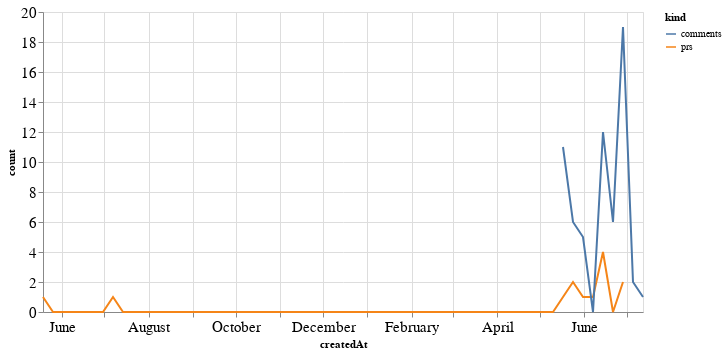

Notebook code for this chart:
### Code cell
alt.Chart(total_time, width=600).mark_line().encode(
    x='createdAt',
    y='count',
    color='kind'
)

### Figure 1 — Vega-Lite specification as saved in the notebook (floating-point values rounded to 4 significant figures)
{"config": {"axisLeft": {"labelFontSize": 15}, "axisBottom": {"labelFontSize": 15}}, "data": {"name": "data-2b85fc4856b331508b75a5cabd31c4f8"}, "mark": "line", "encoding": {"color": {"type": "nominal", "field": "kind"}, "x": {"type": "temporal", "field": "createdAt"}, "y": {"type": "quantitative", "field": "count"}}, "width": 600, "$schema": "https://vega.github.io/schema/vega-lite/v4.8.1.json", "datasets": {"data-2b85fc4856b331508b75a5cabd31c4f8": [{"createdAt": "2019-05-19T00:00:00", "kind": "prs", "count": 1.0}, {"createdAt": "2019-05-26T00:00:00", "kind": "prs", "count": 0.0}, {"createdAt": "2019-06-02T00:00:00", "kind": "prs", "count": 0.0}, {"createdAt": "2019-06-09T00:00:00", "kind": "prs", "count": 0.0}, {"createdAt": "2019-06-16T00:00:00", "kind": "prs", "count": 0.0}, {"createdAt": "2019-06-23T00:00:00", "kind": "prs", "count": 0.0}, {"createdAt": "2019-06-30T00:00:00", "kind": "prs", "count": 0.0}, {"createdAt": "2019-07-07T00:00:00", "kind": "prs", "count": 1.0}, {"createdAt": "2019-07-14T00:00:00", "kind": "prs", "count": 0.0}, {"createdAt": "2019-07-21T00:00:00", "kind": "prs", "count": 0.0}, {"createdAt": "2019-07-28T00:00:00", "kind": "prs", "count": 0.0}, {"createdAt": "2019-08-04T00:00:00", "kind": "prs", "count": 0.0}, {"createdAt": "2019-08-11T00:00:00", "kind": "prs", "count": 0.0}, {"createdAt": "2019-08-18T00:00:00", "kind": "prs", "count": 0.0}, {"createdAt": "2019-08-25T00:00:00", "kind": "prs", "count": 0.0}, {"createdAt": "2019-09-01T00:00:00", "kind": "prs", "count": 0.0}, {"createdAt": "2019-09-08T00:00:00", "kind": "prs", "count": 0.0}, {"createdAt": "2019-09-15T00:00:00", "kind": "prs", "count": 0.0}, {"createdAt": "2019-09-22T00:00:00", "kind": "prs", "count": 0.0}, {"createdAt": "2019-09-29T00:00:00", "kind": "prs", "count": 0.0}, {"createdAt": "2019-10-06T00:00:00", "kind": "prs", "count": 0.0}, {"createdAt": "2019-10-13T00:00:00", "kind": "prs", "count": 0.0}, {"createdAt": "2019-10-20T00:00:00", "kind": "prs", "count": 0.0}, {"createdAt": "2019-10-27T00:00:00", "kind": "prs", "count": 0.0}, {"createdAt": "2019-11-03T00:00:00", "kind": "prs", "count": 0.0}, {"createdAt": "2019-11-10T00:00:00", "kind": "prs", "count": 0.0}, {"createdAt": "2019-11-17T00:00:00", "kind": "prs", "count": 0.0}, {"createdAt": "2019-11-24T00:00:00", "kind": "prs", "count": 0.0}, {"createdAt": "2019-12-01T00:00:00", "kind": "prs", "count": 0.0}, {"createdAt": "2019-12-08T00:00:00", "kind": "prs", "count": 0.0}, {"createdAt": "2019-12-15T00:00:00", "kind": "prs", "count": 0.0}, {"createdAt": "2019-12-22T00:00:00", "kind": "prs", "count": 0.0}, {"createdAt": "2019-12-29T00:00:00", "kind": "prs", "count": 0.0}, {"createdAt": "2020-01-05T00:00:00", "kind": "prs", "count": 0.0}, {"createdAt": "2020-01-12T00:00:00", "kind": "prs", "count": 0.0}, {"createdAt": "2020-01-19T00:00:00", "kind": "prs", "count": 0.0}, {"createdAt": "2020-01-26T00:00:00", "kind": "prs", "count": 0.0}, {"createdAt": "2020-02-02T00:00:00", "kind": "prs", "count": 0.0}, {"createdAt": "2020-02-09T00:00:00", "kind": "prs", "count": 0.0}, {"createdAt": "2020-02-16T00:00:00", "kind": "prs", "count": 0.0}, {"createdAt": "2020-02-23T00:00:00", "kind": "prs", "count": 0.0}, {"createdAt": "2020-03-01T00:00:00", "kind": "prs", "count": 0.0}, {"createdAt": "2020-03-08T00:00:00", "kind": "prs", "count": 0.0}, {"createdAt": "2020-03-15T00:00:00", "kind": "prs", "count": 0.0}, {"createdAt": "2020-03-22T00:00:00", "kind": "prs", "count": 0.0}, {"createdAt": "2020-03-29T00:00:00", "kind": "prs", "count": 0.0}, {"createdAt": "2020-04-05T00:00:00", "kind": "prs", "count": 0.0}, {"createdAt": "2020-04-12T00:00:00", "kind": "prs", "count": 0.0}, {"createdAt": "2020-04-19T00:00:00", "kind": "prs", "count": 0.0}, {"createdAt": "2020-04-26T00:00:00", "kind": "prs", "count": 0.0}, {"createdAt": "2020-05-03T00:00:00", "kind": "prs", "count": 0.0}, {"createdAt": "2020-05-10T00:00:00", "kind": "prs", "count": 0.0}, {"createdAt": "2020-05-17T00:00:00", "kind": "prs", "count": 1.0}, {"createdAt": "2020-05-24T00:00:00", "kind": "prs", "count": 2.0}, {"createdAt": "2020-05-31T00:00:00", "kind": "prs", "count": 1.0}, {"createdAt": "2020-06-07T00:00:00", "kind": "prs", "count": 1.0}, {"createdAt": "2020-06-14T00:00:00", "kind": "prs", "count": 4.0}, {"createdAt": "2020-06-21T00:00:00", "kind": "prs", "count": 0.0}, {"createdAt": "2020-06-28T00:00:00", "kind": "prs", "count": 2.0}, {"createdAt": "2020-07-05T00:00:00", "kind": "prs", "count": null}, {"createdAt": "2020-07-12T00:00:00", "kind": "prs", "count": null}, {"createdAt": "2019-05-19T00:00:00", "kind": "comments", "count": null}, {"createdAt": "2019-05-26T00:00:00", "kind": "comments", "count": null}, {"createdAt": "2019-06-02T00:00:00", "kind": "comments", "count": null}, {"createdAt": "2019-06-09T00:00:00", "kind": "comments", "count": null}, {"createdAt": "2019-06-16T00:00:00", "kind": "comments", "count": null}, {"createdAt": "2019-06-23T00:00:00", "kind": "comments", "count": null}, {"createdAt": "2019-06-30T00:00:00", "kind": "comments", "count": null}, {"createdAt": "2019-07-07T00:00:00", "kind": "comments", "count": null}, {"createdAt": "2019-07-14T00:00:00", "kind": "comments", "count": null}, {"createdAt": "2019-07-21T00:00:00", "kind": "comments", "count": null}, {"createdAt": "2019-07-28T00:00:00", "kind": "comments", "count": null}, {"createdAt": "2019-08-04T00:00:00", "kind": "comments", "count": null}, {"createdAt": "2019-08-11T00:00:00", "kind": "comments", "count": null}, {"createdAt": "2019-08-18T00:00:00", "kind": "comments", "count": null}, {"createdAt": "2019-08-25T00:00:00", "kind": "comments", "count": null}, {"createdAt": "2019-09-01T00:00:00", "kind": "comments", "count": null}, {"createdAt": "2019-09-08T00:00:00", "kind": "comments", "count": null}, {"createdAt": "2019-09-15T00:00:00", "kind": "comments", "count": null}, {"createdAt": "2019-09-22T00:00:00", "kind": "comments", "count": null}, {"createdAt": "2019-09-29T00:00:00", "kind": "comments", "count": null}, {"createdAt": "2019-10-06T00:00:00", "kind": "comments", "count": null}, {"createdAt": "2019-10-13T00:00:00", "kind": "comments", "count": null}, {"createdAt": "2019-10-20T00:00:00", "kind": "comments", "count": null}, {"createdAt": "2019-10-27T00:00:00", "kind": "comments", "count": null}, {"createdAt": "2019-11-03T00:00:00", "kind": "comments", "count": null}, {"createdAt": "2019-11-10T00:00:00", "kind": "comments", "count": null}, {"createdAt": "2019-11-17T00:00:00", "kind": "comments", "count": null}, {"createdAt": "2019-11-24T00:00:00", "kind": "comments", "count": null}, {"createdAt": "2019-12-01T00:00:00", "kind": "comments", "count": null}, {"createdAt": "2019-12-08T00:00:00", "kind": "comments", "count": null}, {"createdAt": "2019-12-15T00:00:00", "kind": "comments", "count": null}, {"createdAt": "2019-12-22T00:00:00", "kind": "comments", "count": null}, {"createdAt": "2019-12-29T00:00:00", "kind": "comments", "count": null}, {"createdAt": "2020-01-05T00:00:00", "kind": "comments", "count": null}, {"createdAt": "2020-01-12T00:00:00", "kind": "comments", "count": null}, {"createdAt": "2020-01-19T00:00:00", "kind": "comments", "count": null}, {"createdAt": "2020-01-26T00:00:00", "kind": "comments", "count": null}, {"createdAt": "2020-02-02T00:00:00", "kind": "comments", "count": null}, {"createdAt": "2020-02-09T00:00:00", "kind": "comments", "count": null}, {"createdAt": "2020-02-16T00:00:00", "kind": "comments", "count": null}, {"createdAt": "2020-02-23T00:00:00", "kind": "comments", "count": null}, {"createdAt": "2020-03-01T00:00:00", "kind": "comments", "count": null}, {"createdAt": "2020-03-08T00:00:00", "kind": "comments", "count": null}, {"createdAt": "2020-03-15T00:00:00", "kind": "comments", "count": null}, {"createdAt": "2020-03-22T00:00:00", "kind": "comments", "count": null}, {"createdAt": "2020-03-29T00:00:00", "kind": "comments", "count": null}, {"createdAt": "2020-04-05T00:00:00", "kind": "comments", "count": null}, {"createdAt": "2020-04-12T00:00:00", "kind": "comments", "count": null}, {"createdAt": "2020-04-19T00:00:00", "kind": "comments", "count": null}, {"createdAt": "2020-04-26T00:00:00", "kind": "comments", "count": null}, {"createdAt": "2020-05-03T00:00:00", "kind": "comments", "count": null}, {"createdAt": "2020-05-10T00:00:00", "kind": "comments", "count": null}, {"createdAt": "2020-05-17T00:00:00", "kind": "comments", "count": 11.0}, {"createdAt": "2020-05-24T00:00:00", "kind": "comments", "count": 6.0}, {"createdAt": "2020-05-31T00:00:00", "kind": "comments", "count": 5.0}, {"createdAt": "2020-06-07T00:00:00", "kind": "comments", "count": 0.0}, {"createdAt": "2020-06-14T00:00:00", "kind": "comments", "count": 12.0}, {"createdAt": "2020-06-21T00:00:00", "kind": "comments", "count": 6.0}, {"createdAt": "2020-06-28T00:00:00", "kind": "comments", "count": 19.0}, {"createdAt": "2020-07-05T00:00:00", "kind": "comments", "count": 2.0}, {"createdAt": "2020-07-12T00:00:00", "kind": "comments", "count": 1.0}]}}
